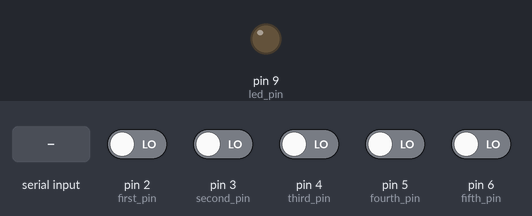
A sketch run on a simulated Arduino Uno, built for the host (arithmetic inside an expression is 32-bit, double 64-bit). Shown: output pins drawn as LEDs (lit = HIGH). The test bench sets the inputs (shaded band); at power-on: pin 2 (first_pin), pin 3 (second_pin), pin 4 (third_pin), pin 5 (fourth_pin), pin 6 (fifth_pin) LOW. What the sketch prints to the serial monitor is not drawn.

Above: at 1.2 s.
1.3 s: "W" received over Serial
At 2.7 s:
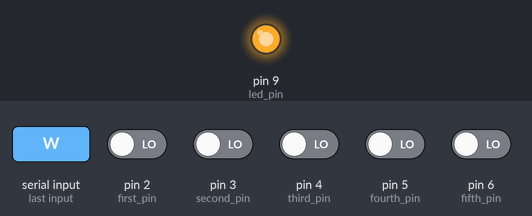
4.3 s: "A" received over Serial
5.8 s: "P" received over Serial
Timing chart, 0 to 8.8 s (numbered marks = the images above; inputs shaded):
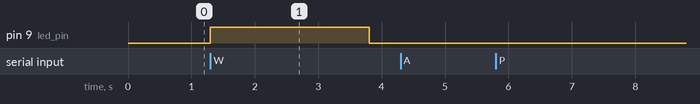

Measured:
- after the input at 1.3 s, pin 9 (led_pin): LOW → HIGH at once, → LOW 2.5 s later
- after the input at 4.3 s, every drawn part: stays the same
- after the input at 5.8 s, every drawn part: stays the same

The sketch:

Slave.ino
```cpp
#include <SoftwareSerial.h> // To declare a new serial
#define first_pin 2
#define second_pin 3
#define third_pin 4
#define fourth_pin 5
#define fifth_pin 6
#define rxPin 7
#define txPin 8
#define led_pin 9

#define delay_period 14 // Wait time after each game
#define wrong_penalty 0.01f // Penalty for hitting the wrong button

// Declaring a new serial named s2
// rxPin: the pin on which to receive serial data

// txPin: the pin on which to transmit serial data
SoftwareSerial slaveSerial(rxPin, txPin);
// We need to have two serials since serials support only one way communication

/*
                                      FLOW OF CONTROL FOR SLAVE

 * When the slave receives a command from the serial, it will interpret the command and do one of the following
 * 1. If command is of type note then it will try to caclulate the score after reading input from button
 * 2. If command is of type order then it will follow the order of reset, send score
 */

float score; // Player score
unsigned long threshold_period; // Wait period for each note

void waitForNextRound() {
  delay(delay_period*1000); // Wait for delay_period seconds
}

void handleVictory() {
  digitalWrite(led_pin, HIGH); // Switch on the LED for the corresponding player
  delay(2500);
  digitalWrite(led_pin, LOW);
}

// Check whether the user pressed other buttons
bool checkOtherPins(int pin_no) {
  int pin_array[] = {first_pin, second_pin, third_pin, fourth_pin, fifth_pin};
  int pin_array_length = sizeof(pin_array)/sizeof(pin_array[0]);
  for(int i = 0; i<pin_array_length; i++) {
    if(pin_array[i] == pin_no)
      continue; // Lets say the user has to press the second button. Then we don't check the output of second button from here
    int button_state = digitalRead(pin_array[i]);
    if(button_state == HIGH) { // If some other button is pressed return true
      return true;
    }
  }
  return false;
}

float calculateScore(int pin_no) {
  unsigned long start_time, time_difference;
  start_time = micros();
  // Wait for input from button
  while(true) {
    // If button_state is high then it was pushed, else not pushed
    int button_state = digitalRead(pin_no); // Returns High or Low from the specified push button
    unsigned long intermediate_time = micros();
    if(button_state == HIGH) {
      time_difference = intermediate_time - start_time;
      break;
    }
    if(checkOtherPins(pin_no) == true) {
      time_difference = -2;
      break;
    }
    // Wait for a certain period and then terminate the current note for the player
    if(intermediate_time - start_time > threshold_period) {
      time_difference = -1;
      break;
    }
  }
  // Did not push a button or pushed the wrong button
  if(time_difference == -1) {
    return 0.0f;
    // Pushed the correct button
  } else if(time_difference == -2) {
      return score*-1.0f*wrong_penalty; // Penalty is awarded for pressing wrong buttons
  } else if(time_difference > 0) {
      return (float)time_difference;
  }
}

void setup() {
  //Initialize serial and wait for port to open:
  Serial.begin(9600); // 9600 refers to speed of transfer of data => 9600 bps (bits per second) or 9600 bauds
  while (!Serial) {
    ; // wait for serial port to connect.
  }
  // Specifying behaviour of pins
  pinMode(first_pin, INPUT);
  pinMode(second_pin, INPUT);
  pinMode(third_pin, INPUT);
  pinMode(fourth_pin, INPUT);
  pinMode(fifth_pin, INPUT);
  pinMode(led_pin, OUTPUT);
  score = 0.0f; // Reset the score for each round
  threshold_period = 2000; // Wait period for button press (2 seconds)
  slaveSerial.begin(9600);
  while(!slaveSerial); // Wait for the custom serial to connect
}
/*
 Transmission from each pin may take some time. So they are placed in the buffer
 and then codes are executed. So sometimes we may begin executing the code we have input
 from the pin
 */
void loop() {
  digitalWrite(led_pin, LOW);
  Serial.flush(); // Wait for the serial buffer to be completely empty before executing the below codes
  // We will be reading char input from the pin ( size of char is 1 byte )
  if(Serial.available() >= 1) { // .available() method gives us the number of bytes available for reading from the Serial buffer
    char command = Serial.read(); // Read the incoming byte
    Serial.println("Command Received : "+command);
    /*
     * Command Documentation
     * A : Note A4 is received
     * B : Note B4 is received
     * C : Note C4 is received
     * D : Note D4 is received
     * E : Note E4 is received
     * P : Return score from player
     * w : You won the game
     * R : Reset game
     */
     float current_round_score = 0.0f;
     switch(command) {
      case 'A':
        // Note A4 is played.
        current_round_score = calculateScore(first_pin);
        break;
      case 'B':
        // Note B4 is played.
        current_round_score = calculateScore(second_pin);
        break;
      case 'C':
        // Note C4 is played.
        current_round_score = calculateScore(third_pin);
        break;
      case 'D':
        // Note D4 is played.
        current_round_score = calculateScore(fourth_pin);
        break;
      case 'E':
        // Note E4 is played.
        current_round_score = calculateScore(fifth_pin);
        break;
      case 'P':
        // Return score from player
        slaveSerial.write(score);
        break;
      case 'W':
        // Player has won
        handleVictory();
        break;
      case 'R':
        // Reset the score
        score = 0.0f;
        waitForNextRound(); // Wait for next round to begin
        break;
      default:
        break;
     }
     score+=current_round_score; // Update the score after each note
  }
}
```
